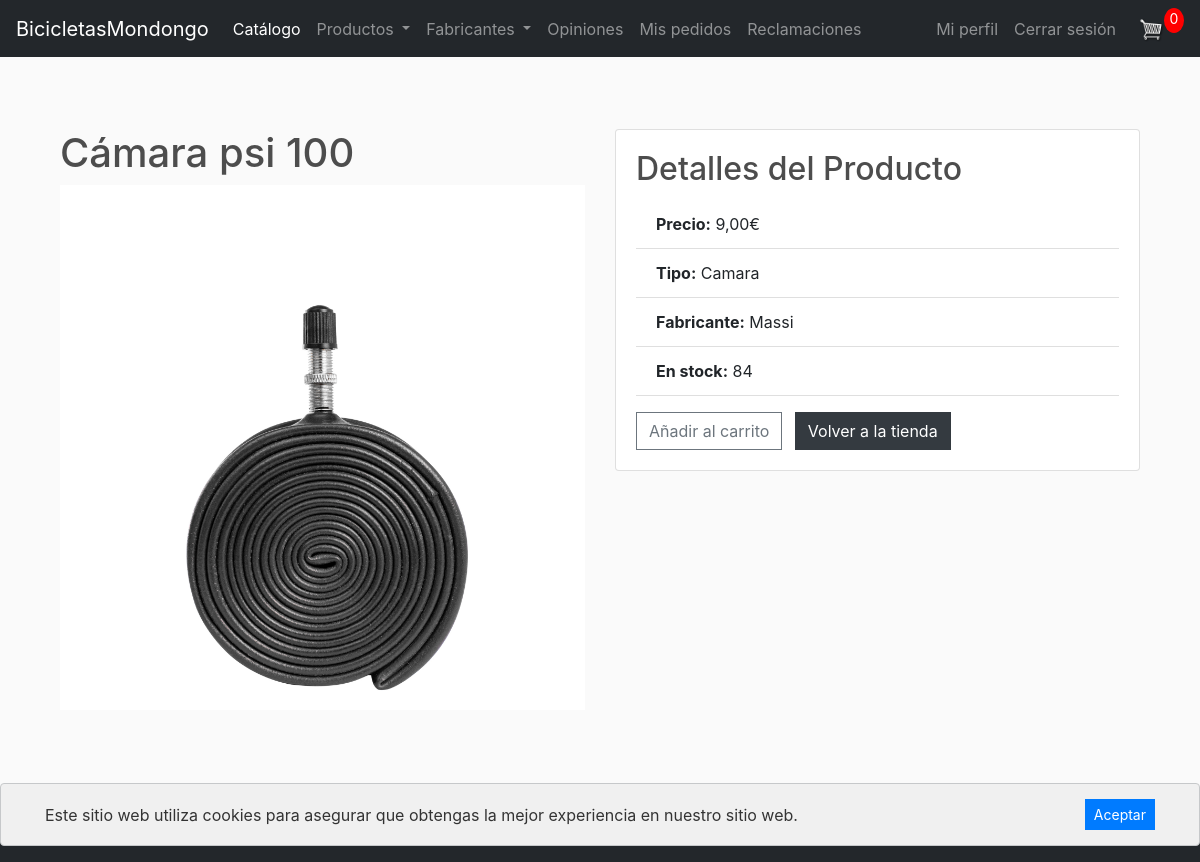
The app's page /store/product/2/ (signed in) with its own data.
### store/models.py (models this page shows, shortened)
class Product(models.Model):
	id = models.BigAutoField(primary_key=True)  # Campo de clave primaria explícito
	name = models.CharField(max_length=200)
	type = models.CharField(max_length=200,choices=PRODUCT_TYPES,null=True)
	maker = models.CharField(max_length=200,choices=MAKER_TYPES,null=True)
	price = models.FloatField()
	digital = models.BooleanField(default=False,null=True, blank=True)
	image = models.ImageField(null=True, blank=True)
	stock_no = models.IntegerField(default=0, null=True, blank=True, help_text="Enter the stock number")
	@property
	def imageURL(self):
		try:
			url = self.image.url
		except:
			url = ''
		return url

### store/views.py (the view)
# urls.py: path('product/<int:product_id>/', views.product_detail, name='product_detail'),
def product_detail(request, product_id):
    data = cartData(request)
    cartItems = data['cartItems']
    product = get_object_or_404(Product, id=product_id)
    return render(request, 'store/product_detail.html', {'product': product,'cartItems':cartItems})

### store/models.py (called while the page is built)
	@property
	def get_cart_items(self):
		orderitems = self.orderitem_set.all()
		total = sum([item.quantity for item in orderitems])
		return total

### store/utils.py (called while the page is built)
def cartData(request):
    types = []  # Initialize types
    if request.user.is_authenticated:
        customer = request.user.customer
        order, created = Order.objects.get_or_create(customer=customer, complete=False)
        items = order.orderitem_set.all()
        cartItems = order.get_cart_items
        for item in items:
            types.append(item.product.type)
    else:
        cookieData = cookieCart(request)
        cartItems = cookieData['cartItems']
        order = cookieData['order']
        items = cookieData['items']
        types = cookieData['types']
    return {'cartItems':cartItems ,'order':order, 'items':items, 'types':types}

### store/templates/store/product_detail.html (shortened to what this page needs)
{% extends 'store/main.html' %}
{% block content %}
<div class="container mt-5">
  <div class="row">
    <div class="col-md-6">
      <h1>{{ product.name }}</h1>
      <div class="image-container">
        <img src="{{ product.imageURL }}" alt="{{ product.name }}" class="img-fluid mb-3 {% if product.stock_no == 0 %}out-of-stock{% endif %}">
      </div>
    </div>
    <div class="col-md-6">
      <div class="card">
        <div class="card-body">
          <h2 class="card-title">Detalles del Producto</h2>
          <ul class="list-group list-group-flush">
            <li class="list-group-item"><strong>Precio:</strong> {{ product.price|floatformat:2}}€</li>
            <li class="list-group-item"><strong>Tipo:</strong> {{ product.get_type_display }}</li>
            <li class="list-group-item"><strong>Fabricante:</strong> {{ product.get_maker_display }}</li>
            <li class="list-group-item"><strong>En stock:</strong> {{ product.stock_no }}</li>
          </ul>
          <div class="mt-3">
            {% if product.stock_no > 0 %}
            <button data-product="{{product.id}}" data-action="add" data-url="{% url 'update_item' %}" class="btn btn-outline-secondary add-btn update-cart">Añadir al carrito</button>
            {% endif %}
            <a class="btn btn-dark ml-2" href="/store/catalog/">Volver a la tienda</a>
          </div>
        </div>
      </div>
    </div>
  </div>
</div>
<link rel="stylesheet" href="https://cdnjs.cloudflare.com/ajax/libs/font-awesome/5.15.4/css/all.min.css">
{% endblock content %}

### static/css/main.css (style rules this page uses)
body { background-color: hsl(0, 0%, 98%); }
h1,h2,h3,h4,h5,h6 { color:hsl(0, 0%, 30%); }
.btn { border-radius: 0; }

### store/templates/store/product_detail.html (style rules this page uses)
.image-container { position: relative; display: inline-block; }

### records on screen
Product: name "Cámara psi 100", imageURL (picture), price "9,00", type "Camara", maker "Massi", stock_no "84"

### other values on screen
{{ cartItems }} "0"
